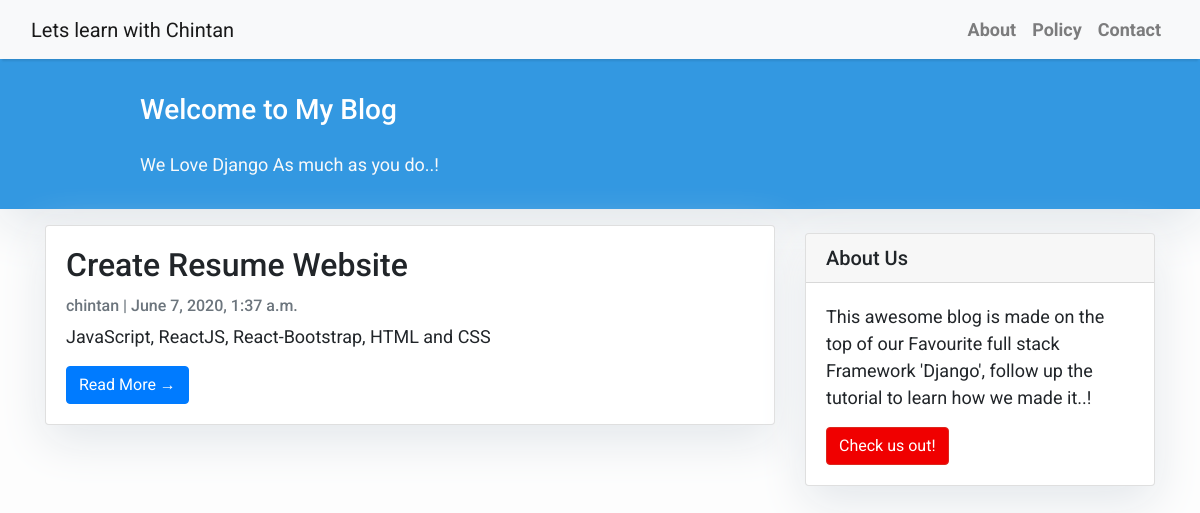
Before: / with the older database file.
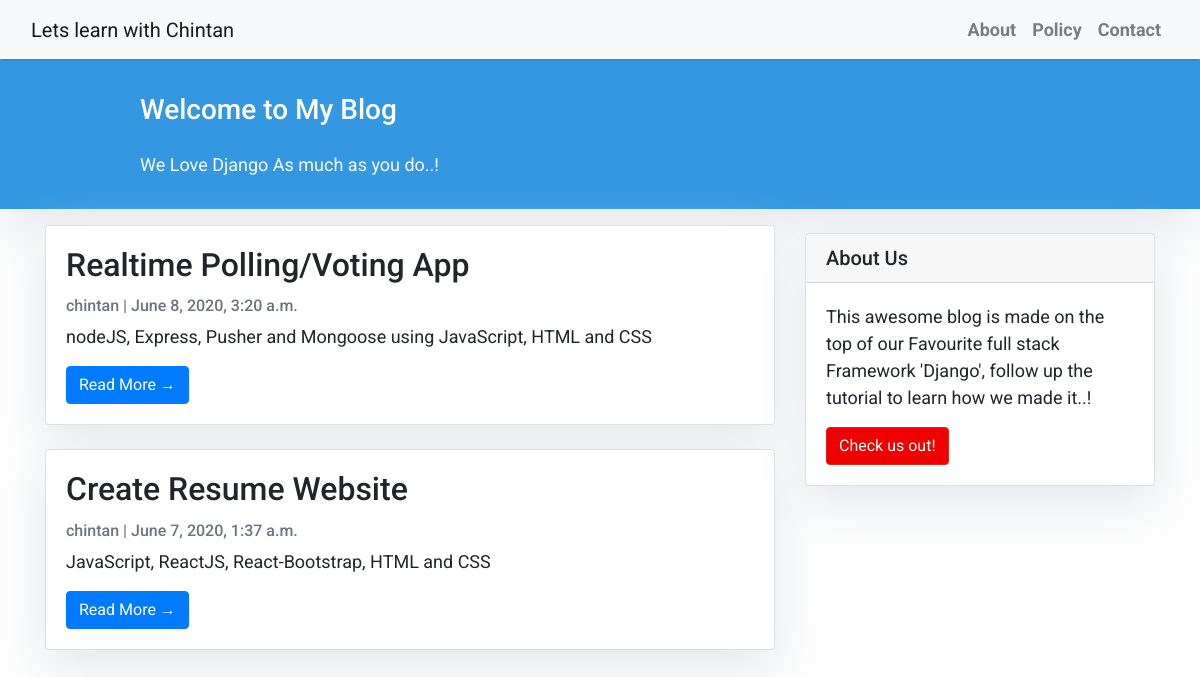
After: the same page with the newer database file.
### blog/models.py (models this page shows, shortened)
class Post(models.Model):
    title = models.CharField(max_length=200, unique=True)
    slug = models.SlugField(max_length=200, unique=True)
    author = models.ForeignKey(User, on_delete=models.CASCADE, related_name='blog_posts')
    tech_stack = models.CharField(max_length=200, default='')
    github_url = models.URLField(max_length=200, default='n/a')
    updated_on = models.DateTimeField(auto_now=True)
    content = models.TextField()
    created_on = models.DateTimeField(auto_now_add=True)
    status = models.IntegerField(choices=STATUS, default=0)
    class Meta:
        ordering = ['-created_on']  #sort results based on when they were created

### blog/views.py (the view)
# urls.py: path('', views.PostList.as_view(), name='home'),
class PostList(generic.ListView):
    queryset = Post.objects.filter(status=1).order_by('-created_on')
    template_name = 'index.html'

### templates/index.html (shortened to what this page needs)
{% extends "base.html" %}
{% block content %}
<header class="masthead">
    <div class="container">
        <div class="row">
            <div class=" col-md-8 col-md-10 mx-auto">
                <div class="site-heading">
                    <h3 class=" site-heading my-4 mt-3 text-white"> Welcome to My Blog </h3>
                    <p class="text-light">We Love Django As much as you do..! &nbsp
                    </p>
                </div>
            </div>
        </div>
    </div>
</header>
<div class="container">
    <div class="row">
        <div class="col-md-8 mt-3 left">
            {% for post in post_list %}
            <div class="card mb-4">
                <div class="card-body">
                    <h2 class="card-title">{{ post.title }}</h2>
                    <p class="card-text text-muted h6">{{ post.author }} | {{ post.created_on}} </p>
                    <p class="card-text">{{post.tech_stack}}</p>
                    <a href="{% url 'post_detail' post.slug  %}" class="btn btn-primary">Read More &rarr;</a>
                </div>
            </div>
            {% endfor %}
        </div>
        {% block sidebar %} {% include 'sidebar.html' %} {% endblock sidebar %}
    </div>
</div>
{%endblock%}

### templates/base.html (shortened to what this page needs)
<!DOCTYPE html>
<html>
    <head>
        <link rel="stylesheet" href="https://maxcdn.bootstrapcdn.com/bootstrap/4.0.0/css/bootstrap.min.css"
 />
    </head>
    <body>
        <nav class="navbar navbar-expand-lg navbar-light bg-light shadow" id="mainNav">
            <div class="container-fluid">
                <a class="navbar-brand" href="{% url 'home' %}">Lets learn with Chintan</a>
                <div class="collapse navbar-collapse" id="navbarResponsive">
                    <ul class="navbar-nav ml-auto">
                        <li class="nav-item text-black">
                            <a class="nav-link text-black font-weight-bold" href="#">About</a>
                        </li>
                        <li class="nav-item text-black">
                            <a class="nav-link text-black font-weight-bold" href="#">Policy</a>
                        </li>
                        <li class="nav-item text-black">
                            <a class="nav-link text-black font-weight-bold" href="#">Contact</a>
                        </li>
                    </ul>
                </div>
            </div>
        </nav>
        {% block content %}{% endblock content %}
    </body>
</html>

### templates/sidebar.html (shortened to what this page needs)
{% block sidebar %}
<div class="col-md-4 float-right ">
<div class="card my-4">
        <h5 class="card-header">About Us</h5>
    <div class="card-body">
        <p class="card-text"> This awesome blog is made on the top of our Favourite full stack Framework 'Django', follow up the tutorial to learn how we made it..!</p>
        <a href="https://desolate-oasis-05296.herokuapp.com/"
           class="btn btn-danger">Check us out!</a>
    </div>
</div>
</div>
{% endblock sidebar %}

### templates/base.html (style rules this page uses)
body { font-family: "Roboto", sans-serif; font-size: 17px; background-color: #fdfdfd; }
.shadow { box-shadow: 0 4px 2px -2px rgba(0, 0, 0, 0.1); }
.btn-danger { color: #fff; background-color: #f00000; border-color: #dc281e; }
.masthead { background: #3398E1; height: auto; padding-bottom: 15px; box-shadow: 0 16px 48px #E3E7EB; padding-top: 10px; }

### templates/index.html (style rules this page uses)
body { font-family: "Roboto", sans-serif; font-size: 18px; background-color: #fdfdfd; }
.card { box-shadow: 0 16px 48px #E3E7EB; }

### templates/sidebar.html (style rules this page uses)
.card { box-shadow: 0 16px 48px #E3E7EB; }

Changed rows visible on the page:
added Post: title "Realtime Polling/Voting App", author "chintan", created_on "June 8, 2020, 3:20 a.m.", tech_stack "nodeJS, Express, Pusher and Mongoose using JavaScript, HTML and CSS"
